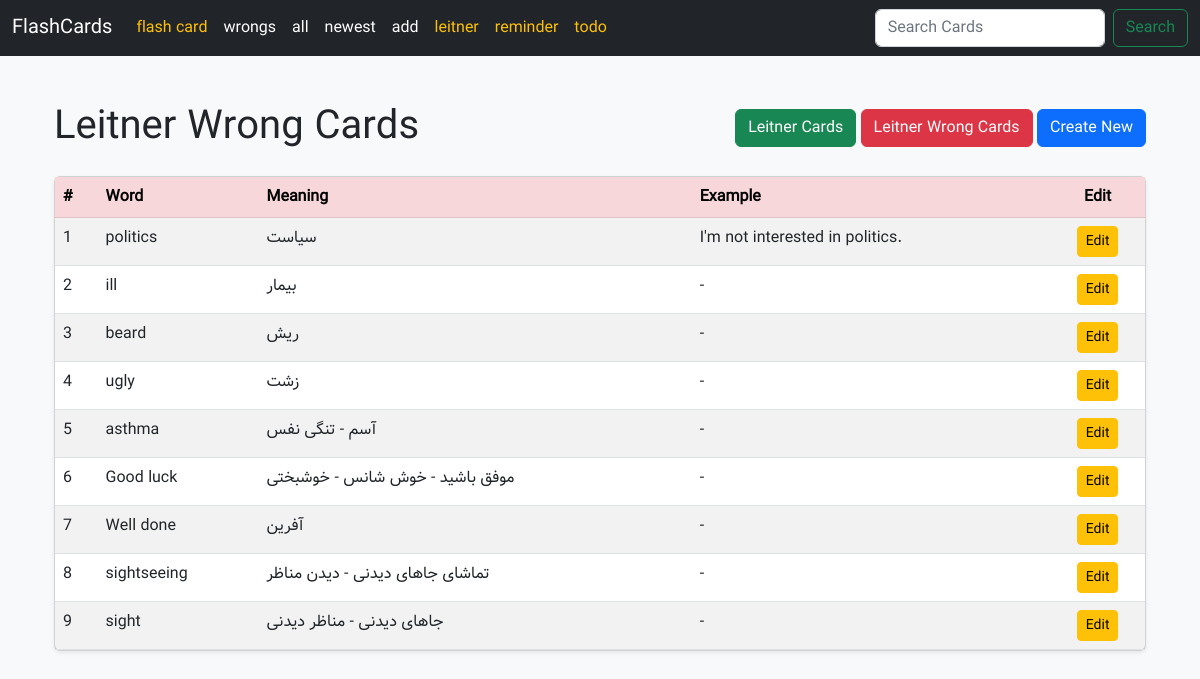
The app's page /flashcard/leitnerwrongcards/ with its own data.
### home/models.py (models this page shows, shortened)
class FlashLeitner(models.Model):
    word = models.CharField(max_length=512)
    meaning = models.CharField(max_length=512)
    example = models.CharField(max_length=1024, null=True, blank=True)
    rate = models.SmallIntegerField(default=0)
    last_reply = models.BooleanField(default=False)
    created_at = models.DateTimeField(auto_now_add=True)
    next_review_date = models.DateField()
    start_day = models.DateField(default=timezone.localdate)

### home/views.py (the view)
# urls.py: path("leitnerwrongcards/" ,FlashLeitnerCardWrongAnswerView.as_view(),name="leitner_wrong_cards"),
class FlashLeitnerCardWrongAnswerView(View):
    def get(self, request):
        cards = FlashLeitner.objects.filter(last_reply=False)
        return render(request, "home/leitner_wrong_cards.html", {"cards": cards})

### home/templates/home/leitner_wrong_cards.html
{% extends 'base.html' %}
{% block content %}
  <div class="container mt-4">
    <div class="d-flex justify-content-between align-items-center mb-4">
      <h1 class="m-0">Leitner Wrong Cards</h1>
      <div>
        <a class="btn btn-success" href="{% url 'home:leitner_cards' %}">Leitner Cards</a>
        <a class="btn btn-danger" href="{% url 'home:leitner_wrong_cards' %}">Leitner Wrong Cards</a>
        <a class="btn btn-primary" href="{% url 'home:leitner_card_create' %}">Create New</a>
      </div>
    </div>
    {% if cards %}
      <div class="card shadow-sm">
        <div class="card-body p-0">
          <table class="table table-hover table-striped m-0">
            <thead class="table-danger">
              <tr>
                <th>#</th>
                <th>Word</th>
                <th>Meaning</th>
                <th>Example</th>
                <th class="text-center">Edit</th>
              </tr>
            </thead>
            <tbody>
              {% for card in cards %}
                <tr>
                  <td>{{ forloop.counter }}</td>
                  <td>{{ card.word }}</td>
                  <td>{{ card.meaning }}</td>
                  <td>{{ card.example|default:'-' }}</td>
                  <td class="text-center">
                    <a class="btn btn-warning btn-sm" href="{% url 'home:leitner_card_edit' card.id %}">Edit</a>
                  </td>
                </tr>
              {% endfor %}
            </tbody>
          </table>
        </div>
      </div>
    {% else %}
      <div class="alert alert-warning mt-4" role="alert">No cards available.</div>
    {% endif %}
  </div>
{% endblock %}

### records on screen
FlashLeitner: word "politics", meaning "سیاست", example "I'm not interested in politics."
FlashLeitner: word "ill", meaning "بیمار", example "-"
FlashLeitner: word "beard", meaning "ریش", example "-"
FlashLeitner: word "ugly", meaning "زشت", example "-"
FlashLeitner: word "asthma", meaning "آسم - تنگی نفس", example "-"
FlashLeitner: word "Good luck", meaning "موفق باشید - خوش شانس - خوشبختی", example "-"
FlashLeitner: word "Well done", meaning "آفرین", example "-"
FlashLeitner: word "sightseeing", meaning "تماشای جاهای دیدنی - دیدن مناظر", example "-"
FlashLeitner: word "sight", meaning "جاهای دیدنی - مناظر دیدنی", example "-"
